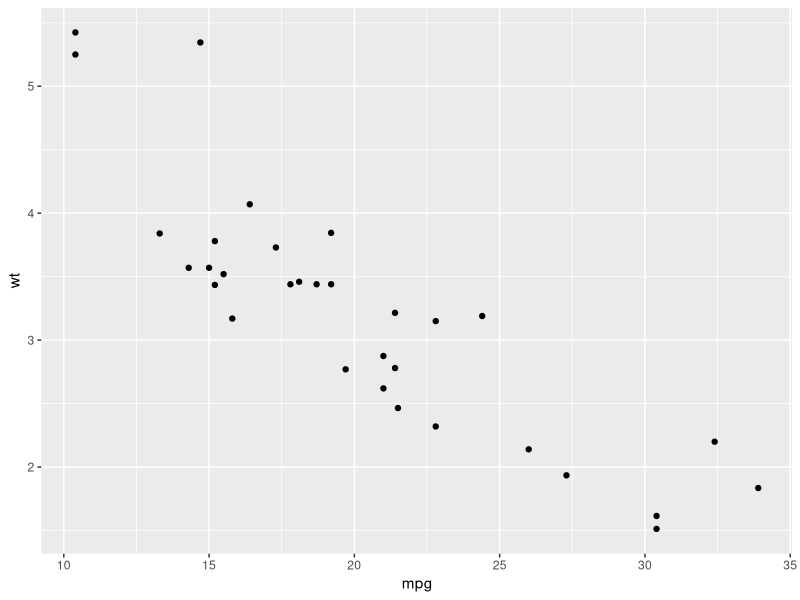
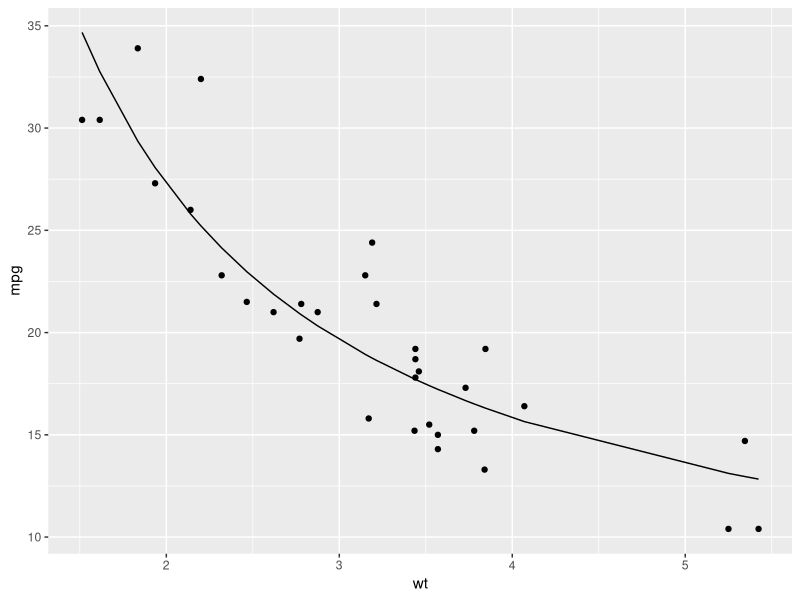
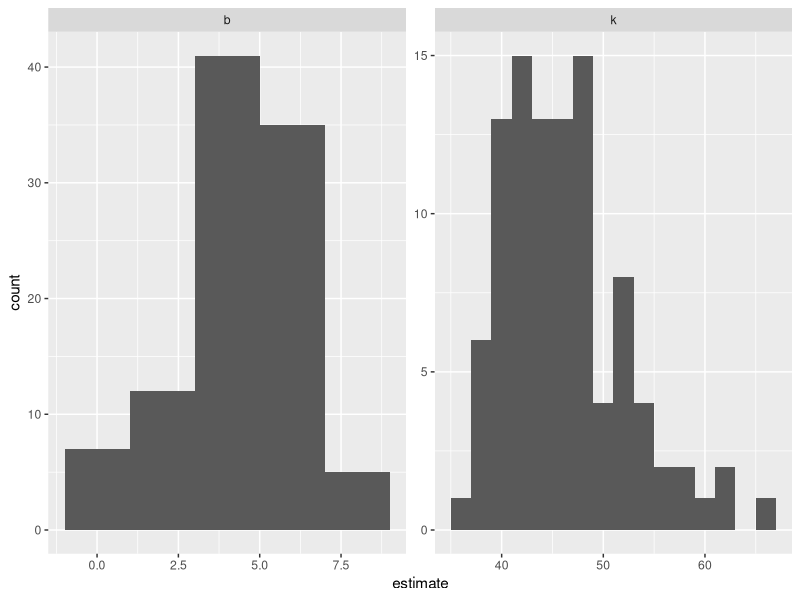

Recreate these plots in R, in order.
## ---- chunk 1
library(knitr)
opts_chunk$set(message=FALSE)
## ---- chunk 2
library(ggplot2)
data(mtcars)
ggplot(mtcars, aes(mpg, wt)) + geom_point()
## ---- chunk 3
nlsfit <- nls(mpg ~ k / wt + b, mtcars, start=list(k=1, b=0))
summary(nlsfit)
ggplot(mtcars, aes(wt, mpg)) + geom_point() + geom_line(aes(y=predict(nlsfit)))
## ---- chunk 4
library(dplyr)
set.seed(2014)
bootreps <- data.frame(replication=1:100) %>% group_by(replication) %>%
    do(sample_n(mtcars, nrow(mtcars), replace=TRUE))
## ---- chunk 5
library(broom)
bootnls <- bootreps %>% do(tidy(nls(mpg ~ k / wt + b, ., start=list(k=1, b=0))))
bootnls
## ---- chunk 6
alpha = .05
bootnls %>% group_by(term) %>% summarize(low=quantile(estimate, alpha / 2),
                                         high=quantile(estimate, 1 - alpha / 2))
## ---- chunk 7
library(ggplot2)
ggplot(bootnls, aes(estimate)) + geom_histogram(binwidth=2) + facet_wrap(~ term, scales="free")
